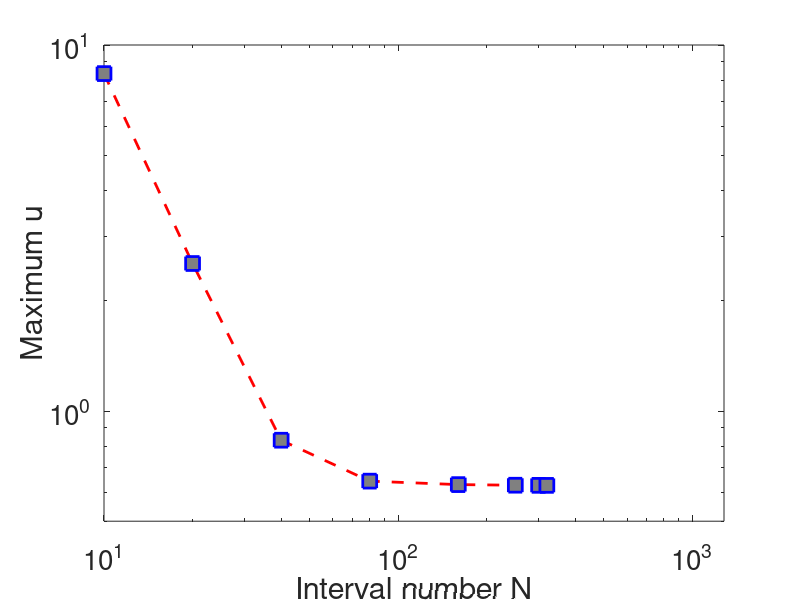

Here is the MATLAB script that generated this plot:
lis =[8.353653890391739
2.5294012285957264
0.8322326023302252
0.6433415197596879
0.6294549806830885
0.6270603991432508
0.6265640840275644
0.6264281590815105
];
N=[10
20
40
80
160
250
300
320
];


loglog(N,lis,'--rs',...
    'LineWidth',2,...
    'MarkerSize',10,...
    'MarkerEdgeColor','b',...
    'MarkerFaceColor',[0.5,0.5,0.5])
ylim([0.5 10])
xlim([10 1280])
xlabel('Interval number N')
ylabel('Maximum u')
set(gca,'FontSize',20)